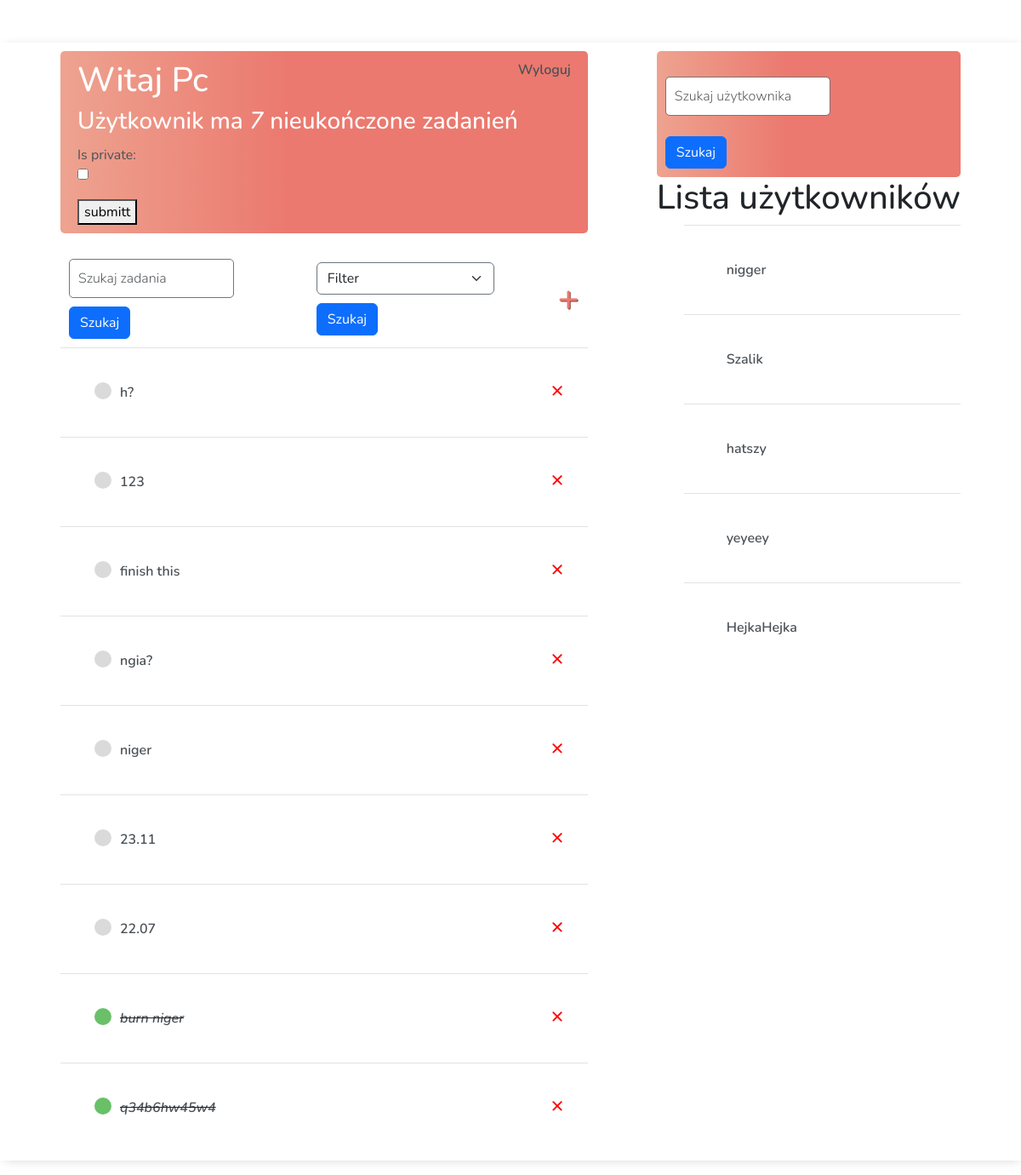
The app's page / (signed in) with its own data.
### mydoto/models.py (models this page shows)
class Profile(models.Model):
    user = models.OneToOneField(User, on_delete=models.CASCADE)
    is_private = models.BooleanField(default=False)

class Task(models.Model):
    user = models.ForeignKey(User, on_delete=models.CASCADE, null=True, blank=True)
    title = models.CharField(max_length=200, null=True, blank=True)
    description = models.TextField(null=True, blank=True)
    complete = models.BooleanField(default=False)
    create = models.DateTimeField(auto_now_add=True)
    acc_priv = models.BooleanField(default=False)
    def __str__(self):
        return self.title
    class Meta:
        ordering = ['complete']

### mydoto/views.py (the view, shortened to what this page needs)
# urls.py: path('', Tasklist.as_view(), name="tasks"),
class Tasklist(LoginRequiredMixin, ListView):
    model = Task  # Model to list
    context_object_name = 'tasks'  # Variable name in template
    template_name = 'mydoto/task_list.html'  # Template for task list
    def get_context_data(self, **kwargs):
        context = super().get_context_data(**kwargs)  # Get default context
        username = self.kwargs.get('username')  # Get username from URL kwargs
        search_input_user = self.request.GET.get('search-area-user', '')  # Get user search input from GET params
        users = User.objects.exclude(id=self.request.user.id)  # Get all users except current user
        if search_input_user:
            users = users.filter(username__icontains=search_input_user)  # Filter users by username contains search input
        context['all_users'] = users  # Add filtered users to context
        if username:
            try:
                viewed_user = User.objects.get(username=username)  # Get user by username from URL
                if viewed_user.profile.is_private:
                    context['private'] = True  # Mark profile as private
                else:
                    context['private'] = False  # Profile is not private
            except User.DoesNotExist:
                raise Http404('user does not exist', {username})  # Raise 404 if user not found
        else:
            viewed_user = self.request.user  # Default to current user
        if viewed_user == self.request.user:
            context['private'] = False  # Own profile is not private
        context['viewed_user'] = viewed_user  # Add viewed user to context
        context['tasks'] = Task.objects.filter(user=viewed_user)  # Get tasks for viewed user
        filter_tasks = self.request.GET.get('tasks_filter', '')  # Get task filter from GET params
        if filter_tasks == "completed":
            context['tasks'] = context['tasks'].filter(complete=True)  # Filter completed tasks
        elif filter_tasks == "incomplete":
            context['tasks'] = context['tasks'].filter(complete=False)  # Filter incomplete tasks
        elif filter_tasks == "OldToNew":
            context['tasks'] = context['tasks'].order_by('-complete')  # Order tasks by complete descending (likely incorrect)
        elif filter_tasks == "NewToOld":
            context['tasks'] = context['tasks'].order_by('complete')  # Order tasks by complete ascending (likely incorrect)
        elif filter_tasks == "NewCompleted":
            context['tasks'] = context['tasks'].order_by('create').filter(complete=True)  # New completed tasks
        elif filter_tasks == "OldComplete":
            context['tasks'] = context['tasks'].order_by('-create').filter(complete=True)  # Old completed tasks
        context['is_own_tasks'] = (viewed_user == self.request.user)  # Boolean if viewing own tasks
        search_input = self.request.GET.get('search-area', '')  # Get task search input
        if search_input:
            context['tasks'] = context['tasks'].filter(title__icontains=search_input)  # Filter tasks by title contains
        context['count'] = context['tasks'].filter(complete=False).count  # Count incomplete tasks (missing parentheses)
        profile, created = Profile.objects.get_or_create(user=self.request.user)  # Get or create profile for current user
        context['profile_form'] = ProfileForm(instance=profile)  # Add profile form to context
        return context

### mydoto/forms.py
class ProfileForm(forms.ModelForm): # Form to change private state
    class Meta:
        model = Profile
        fields = ['is_private']

### mydoto/templates/mydoto/task_list.html (shortened to what this page needs)
{% extends "mydoto/main.html" %}
{% load bootstrap5 %}
{% block content %}
<div class="main">
    <div class="elements">
        <div class="header-bar">
            <div>
                <h1>Witaj {{ request.user|title }}</h1>
                {% if empty %}
                    <h3>Użytkownik nie znaleziony</h3>
                {% elif not is_own_tasks %}
                    <h3>Przeglądasz zadania użytkownika {{ viewed_user.username }}</h3>
                    <h4><a href="{% url 'tasks' %}">wróć</a></h4>
                {% elif not private %}
                    <h3 style="margin:0">Użytkownik ma <i>{{ count }}</i> nieukończone zadanie{{ count|pluralize:"ń" }}</h3>
                {% else %}
                    <h3 style="margin:0">Masz <i>{{ count }}</i> nieukończone zadanie{{ count|pluralize:"ń" }}</h3>
                {% endif %}
                {% if is_own_tasks %}
                    <form method="post">
                        {{ profile_form.as_p }}
                        <button type="submit">submitt</button>
                    </form>
                {% endif %}
            </div>
            {% if request.user.is_authenticated %}
            <div>
                <a href="{% url 'logout' %}">Wyloguj</a>
            </div>
            {% else %}
                <a href="{% url 'login' %}">Zaloguj</a>
            {% endif %}
        </div>
        {% if not private %}
        <div id="search-add-wrapper" class="input-group g-3" style="margin-top: 20px;">
            <form method="GET" style="width: auto;">
                <input type="text" class="form-control" name="search-area" value="{{ search_input }}" placeholder="Szukaj zadania">
                <button class="btn btn-primary" type="submit" style="margin-top: 10px;">Szukaj</button>
            </form>
            <form method="GET" style="width: auto;">
                <select class="form-select border-secondary" name="tasks_filter">
                    <option selected>Filter</option>
                </select>
                <button class="btn btn-primary" type="submit" style="margin-top: 10px;">Szukaj</button>
            </form>
            {% if is_own_tasks%}
                <a id="add-link" href="{% url 'task-create' %}">&#x2b</a>
            {% endif %}
        </div>
        {% endif %}
        <div id="tasklist" class="task-items-wrapper">
            {% if private %}
                <p>Profil użytkownika jest prywatny. Nie możesz przeglądać jego zadań.</p>
            {% else %}
                {% for task in tasks %}
                    <div class="task-wrapper" data-position="{{ task.pk }}">
                        <div class="task-title">
                            {% if task.complete %}
                                <div class="task-complete-icon"></div>
                                <i><s><a href="{% if is_own_tasks %}{% url 'task-update' task.id %}{% else %}#{% endif %}">{{ task }}</a></s></i>
                            {% else %}
                                <div class="task-incomplete-icon"></div>
                                <a href="{% if is_own_tasks %}{% url 'task-update' task.id %}{% else %}#{% endif %}">{{ task }}</a>
                            {% endif %}
                        </div>
                        {% if is_own_tasks %}
                            <div class="task-controls">
                                <a class="delete-link" href="{% url 'task-delete' task.id %}">&#215;</a>
                                <span class="handle">&nbsp;</span>
                            </div>
                        {% endif %}
                    </div>
                {% endfor %}
            {% endif %}
        </div>
    </div>
    <div class="elements other_users">
        <div id="search-add-wrapper" class="input-group header-bar">
            <form method="GET" style="margin-top: 20px; width: auto;">
                <input type="text" class="form-control" name="search-area-user" value="{{ search_input_user }}" placeholder="Szukaj użytkownika">
                <br/>
                <button class="btn btn-primary" type="submit">Szukaj </button>
            </form>
        </div>
        <div class="users_links">
            <h1>Lista użytkowników</h1>
            <ul>
                {% for user in all_users %}
                    <div class="task-wrapper">
                        <li class="task-title"><a href="{% url 'user-tasks' user.username %}">{{ user.username }}</a></li>
                    </div>
                {% empty %}
                    <li>Brak użytkowników do wyświetlenia</li>
                {% endfor %}
            </ul>
        </div>
{% endblock content %}

### mydoto/templates/mydoto/main.html (shortened to what this page needs)
{% load bootstrap5 %}
<!DOCTYPE html>
<html lang="en">
<head>
    {% load bootstrap5 %}
    {% bootstrap_css %}
</head>
<body>
            {% block content %}
            {% endblock content %}
</body>
</html>

### mydoto/templates/mydoto/main.html (style rules this page uses)
body { font-family: 'Nunito', sans-serif; padding-top: 50px; padding-bottom: 50px; }
h1, h2, h3, h4, h5, h6, { font-family: 'Raleway', sans-serif; }
a, p { color: #4b5156 }
a { font-weight: 600; }
.main { display: flex; align-items: flex-start; justify-content: space-evenly; flex-wrap: wrap; margin: auto; height: auto; -webkit-box-shadow: 2px 2px 13px -4px rgba(0, 0, 0, 0.21); box-shadow: 2px 2px 13px -4px rgba(0, 0, 0, 0.21); }
.elements { flex-direction: column; display: flex; background-color: #fff; padding: 10px; }
.header-bar { display: flex; justify-content: space-between; flex-direction: initial; width: 100%; color: #fff; padding: 10px 20px; margin: auto; border-radius: 5px; background: linear-gradient(90deg, #EEA390 0%, #EB796F 43%, #EB796F 100%); }
.header-bar a { text-decoration: none; }
.task-wrapper { display: flex; align-items: center; justify-content: space-between; padding: 20px; background-color: #fff; border-top: 1px solid rgb(226, 226, 226); }
.task-title { display: flex; padding: 20px; }
.task-title a { text-decoration: none; color: #4b5156; margin-left: 10px; }
.task-complete-icon { height: 20px; width: 20px; background-color: rgb(105, 192, 105); border-radius: 50%; }
.task-incomplete-icon { height: 20px; width: 20px; background-color: rgb(218, 218, 218); border-radius: 50%; }
.delete-link { color: red; text-decoration: none; font-size: 25px; line-height: 0; }
#search-add-wrapper { display: flex; justify-content: space-between; align-items: center; padding: 10px; }
#add-link { color: #EB796F; text-decoration: none; font-size: 42px; text-shadow: 1px 1px #81413b; }
input[type=text], input[type=password], textarea { border: 1px solid #757575; border-radius: 5px; padding: 10px; width: 90%; }
label { padding-top: 10px !important; display: block; }

### records on screen
Task: title "h?"
Task: title "123"
Task: title "finish this"
Task: title "ngia?"
Task: title "niger"
Task: title "23.11"
Task: title "22.07"
Task: title "burn niger"
Task: title "q34b6hw45w4"

### other values on screen
{{ request.user|title }} "Pc"
{{ count }} "7"
{{ user.username }} "nigger"
{{ user.username }} "Szalik"
{{ user.username }} "hatszy"
{{ user.username }} "yeyeey"
{{ user.username }} "HejkaHejka"
